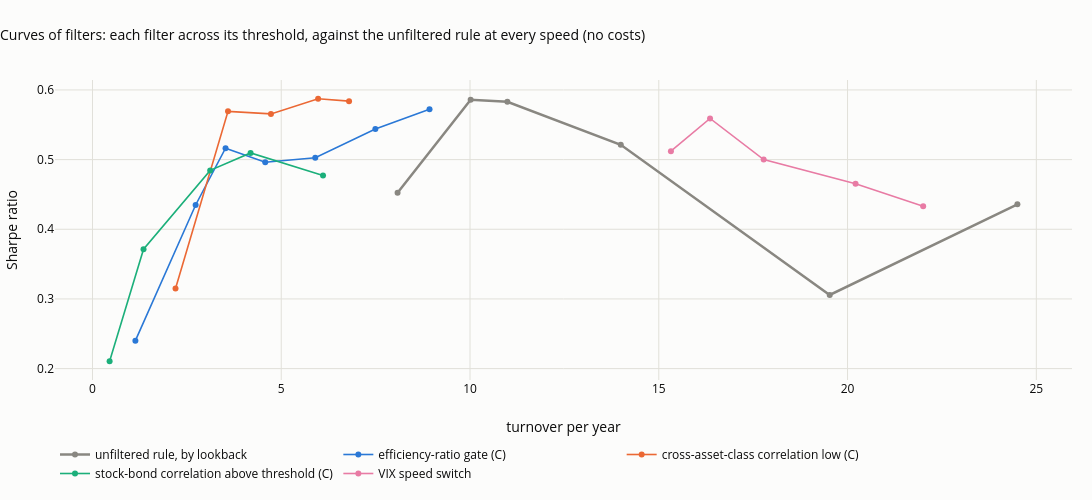

The code cell stored with this chart in its notebook:
### Code cell
# chart G.5: curves of filters against the speed curve
fig = go.Figure()
fig.add_scatter(x=cs["turnover per year"], y=cs["Sharpe, no costs"], mode="lines+markers", name="unfiltered rule, by lookback", line=dict(color=MUTED, width=2.5))
for j, (fam, g) in enumerate(fcurves.groupby("filter", sort=False)):
    g = g.sort_values("turnover per year")
    fig.add_scatter(x=g["turnover per year"], y=g["Sharpe, no costs"], mode="lines+markers", name=fam, line=dict(width=1.6, color=SERIES[j]),
                    text=[str(v) for v in g["parameter"]], hovertemplate="%{text}: turnover %{x:.1f}, Sharpe %{y:.2f}")
fig.update_layout(title="Curves of filters: each filter across its threshold, against the unfiltered rule at every speed (no costs)",
                  xaxis_title="turnover per year", yaxis_title="Sharpe ratio", height=500, width=1100, margin=dict(t=80), legend=dict(orientation="h", y=-0.2, x=0))
save_figure(fig, "08_05_filter_curves", FIG)
fig

### Figure 1 — Plotly figure (JSON) as saved in the notebook; plotly's stock layout.template omitted (floating-point values rounded to 4 significant figures)
{"data": [{"line": {"color": "#898781", "width": 2.5}, "mode": "lines+markers", "name": "unfiltered rule, by lookback", "type": "scatter", "x": [8.081, 10.02, 10.99, 13.99, 19.53, 24.5], "y": [0.4523, 0.5859, 0.5831, 0.5212, 0.3057, 0.4359]}, {"hovertemplate": "%{text}: turnover %{x:.1f}, Sharpe %{y:.2f}", "line": {"color": "#2a78d6", "width": 1.6}, "mode": "lines+markers", "name": "efficiency-ratio gate (C)", "text": ["0.4", "0.3", "0.25", "0.2", "0.15", "0.1", "0.05"], "type": "scatter", "x": [1.137, 2.732, 3.525, 4.576, 5.901, 7.493, 8.928], "y": [0.2401, 0.4349, 0.5163, 0.4962, 0.5026, 0.5439, 0.5722]}, {"hovertemplate": "%{text}: turnover %{x:.1f}, Sharpe %{y:.2f}", "line": {"color": "#eb6834", "width": 1.6}, "mode": "lines+markers", "name": "cross-asset-class correlation low (C)", "text": ["0.3", "0.4", "0.5", "0.6", "0.7"], "type": "scatter", "x": [2.2, 3.59, 4.728, 5.976, 6.796], "y": [0.3151, 0.5693, 0.5656, 0.5874, 0.5839]}, {"hovertemplate": "%{text}: turnover %{x:.1f}, Sharpe %{y:.2f}", "line": {"color": "#1baf7a", "width": 1.6}, "mode": "lines+markers", "name": "stock-bond correlation above threshold (C)", "text": ["0.3", "0.15", "0.0", "-0.15", "-0.3"], "type": "scatter", "x": [0.4537, 1.352, 3.118, 4.188, 6.107], "y": [0.2106, 0.3714, 0.4845, 0.5096, 0.4771]}, {"hovertemplate": "%{text}: turnover %{x:.1f}, Sharpe %{y:.2f}", "line": {"color": "#e87ba4", "width": 1.6}, "mode": "lines+markers", "name": "VIX speed switch", "text": ["0.7", "0.6", "0.5", "0.4", "0.3"], "type": "scatter", "x": [15.32, 16.36, 17.78, 20.21, 22.0], "y": [0.5121, 0.5591, 0.5, 0.4652, 0.433]}], "layout": {"height": 500, "legend": {"orientation": "h", "x": 0, "y": -0.2}, "margin": {"t": 80}, "title": {"text": "Curves of filters: each filter across its threshold, against the unfiltered rule at every speed (no costs)"}, "width": 1100, "xaxis": {"title": {"text": "turnover per year"}}, "yaxis": {"title": {"text": "Sharpe ratio"}}}}
